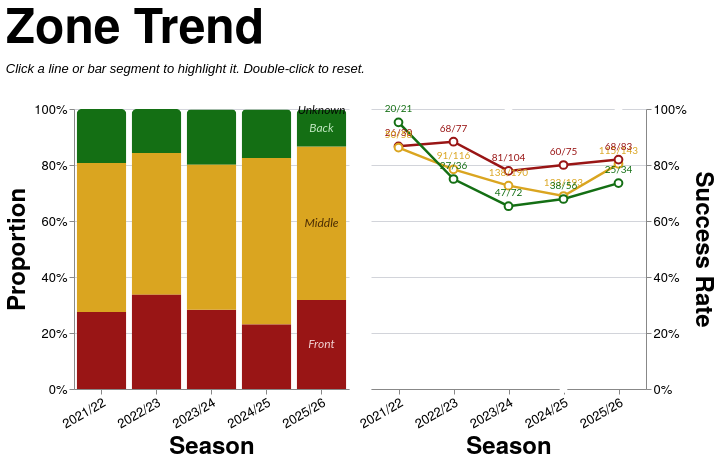

Here is the Vega-Lite specification saved for this chart:
### Vega-Lite specification from a JSON file in a GitHub repository (floating-point values rounded to 4 significant figures; data arrays with more than 128 entries replaced by an {"elided": "..."} marker saying what was removed)
{"config": {"axis": {"labelFont": "PT Sans Narrow, Helvetica Neue, Helvetica, Arial, sans-serif", "titleFont": "PT Sans Narrow, Helvetica Neue, Helvetica, Arial, sans-serif", "labelFontSize": 13, "titleFontSize": 24, "gridColor": "#202947", "gridOpacity": 0.2, "zindex": 1}, "text": {"font": "Lato, sans-serif"}, "bar": {"cornerRadiusEnd": 5}, "header": {"labelFont": "PT Sans Narrow, Helvetica Neue, Helvetica, Arial, sans-serif", "titleFont": "PT Sans Narrow, Helvetica Neue, Helvetica, Arial, sans-serif", "labelFontSize": 24, "titleFontSize": 28, "labelFontWeight": "bold", "orient": "left"}, "legend": {"labelFont": "PT Sans Narrow, Helvetica Neue, Helvetica, Arial, sans-serif", "titleFont": "PT Sans Narrow, Helvetica Neue, Helvetica, Arial, sans-serif", "labelFontSize": 14, "titleFontSize": 16, "titlePadding": 5, "fillColor": "white", "strokeColor": "black", "padding": 10, "titleFontWeight": "lighter", "titleFontStyle": "italic", "titleColor": "gray", "offset": 10}, "title": {"font": "PT Sans Narrow, Helvetica Neue, Helvetica, Arial, sans-serif", "fontSize": 48, "fontWeight": "bold", "anchor": "start", "align": "center", "titlePadding": 20, "subtitlePadding": 10, "subtitleFontSize": 13, "subtitleColor": "", "subtitleFontStyle": "italic", "offset": 15, "color": "black"}, "axisX": {"labelAngle": 0}, "facet": {"title": null, "header": null, "align": {"row": "each", "column": "each"}, "spacing": 10}, "resolve": {"scale": {"y": "independent", "facet": "independent"}}, "background": "transparent", "scale": {"offsetBandPaddingOuter": 0.2, "offsetBandPaddingInner": 0.1}, "view": {"stroke": null, "background": "transparent"}}, "hconcat": [{"layer": [{"mark": {"type": "bar", "opacity": 0.85}, "encoding": {"color": {"field": "area", "legend": null, "scale": {"domain": ["Front", "Middle", "Back"], "range": ["#991515", "goldenrod", "#146f14"]}, "sort": ["Front", "Middle", "Back"], "type": "nominal"}, "opacity": {"condition": {"param": "param_11", "value": 1.0, "empty": true}, "value": 0.2}, "order": {"field": "stack_order", "sort": "ascending", "type": "quantitative"}, "stroke": {"value": "transparent"}, "tooltip": [{"field": "season", "title": "Season", "type": "nominal"}, {"field": "area", "title": "Zone", "type": "nominal"}, {"field": "attempts", "format": ",.0f", "title": "Attempts", "type": "quantitative"}, {"field": "won", "format": ",.0f", "title": "Won", "type": "quantitative"}, {"field": "success_rate", "format": ".1%", "title": "Success Rate", "type": "quantitative"}], "x": {"axis": {"labelAngle": -30}, "field": "season", "sort": ["2021/22", "2022/23", "2023/24", "2024/25", "2025/26"], "title": "Season", "type": "nominal"}, "y": {"axis": {"format": "%", "orient": "left"}, "field": "attempts", "stack": "normalize", "title": "Proportion", "type": "quantitative"}}, "name": "view_9", "transform": [{"filter": "(loSquad == 'All' || datum.squad == loSquad) && (loGameType == 'All' || (loGameType == 'League + Cup' && (datum.game_type == 'League' || datum.game_type == 'Cup')) || (loGameType == 'League only' && datum.game_type == 'League') || datum.game_type == loGameType) && (loThrower == 'All' || datum.thrower == loThrower) && (loJumper == 'All' || datum.jumper == loJumper) && (loNumbers == 'All' || datum.numbers == loNumbers)"}, {"aggregate": [{"op": "count", "as": "attempts"}, {"op": "sum", "field": "won", "as": "won"}], "groupby": ["season", "area"]}, {"calculate": "datum.won / datum.attempts", "as": "success_rate"}, {"calculate": "datum.won + '/' + datum.attempts", "as": "won_attempts_label"}, {"calculate": "datum.area == 'Front' ? 0 : datum.area == 'Middle' ? 1 : datum.area == 'Back' ? 2 : 999", "as": "stack_order"}]}, {"mark": {"type": "text", "align": "center", "baseline": "middle", "fontSize": 12, "fontStyle": "italic"}, "encoding": {"color": {"field": "text_label_color", "legend": null, "scale": null, "type": "nominal"}, "opacity": {"condition": {"param": "param_11", "value": 0.9, "empty": true}, "value": 0.3}, "text": {"field": "area", "type": "nominal"}, "x": {"axis": {"labelAngle": -30}, "field": "season", "sort": ["2021/22", "2022/23", "2023/24", "2024/25", "2025/26"], "title": "Season", "type": "nominal"}, "y": {"field": "mid_y", "scale": {"domain": [0, 1]}, "type": "quantitative"}}, "transform": [{"filter": "(loSquad == 'All' || datum.squad == loSquad) && (loGameType == 'All' || (loGameType == 'League + Cup' && (datum.game_type == 'League' || datum.game_type == 'Cup')) || (loGameType == 'League only' && datum.game_type == 'League') || datum.game_type == loGameType) && (loThrower == 'All' || datum.thrower == loThrower) && (loJumper == 'All' || datum.jumper == loJumper) && (loNumbers == 'All' || datum.numbers == loNumbers)"}, {"aggregate": [{"op": "count", "as": "attempts"}, {"op": "sum", "field": "won", "as": "won"}], "groupby": ["season", "area"]}, {"calculate": "datum.won / datum.attempts", "as": "success_rate"}, {"calculate": "datum.won + '/' + datum.attempts", "as": "won_attempts_label"}, {"calculate": "datum.area == 'Front' ? 0 : datum.area == 'Middle' ? 1 : datum.area == 'Back' ? 2 : 999", "as": "stack_order"}, {"joinaggregate": [{"op": "sum", "field": "attempts", "as": "season_total"}], "groupby": ["season"]}, {"calculate": "datum.attempts / datum.season_total", "as": "proportion"}, {"window": [{"op": "sum", "field": "proportion", "as": "cum_prop"}], "frame": [null, 0], "groupby": ["season"], "sort": [{"field": "stack_order", "order": "ascending"}]}, {"calculate": "datum.cum_prop - datum.proportion / 2", "as": "mid_y"}, {"calculate": "datum.area == 'Front' ? '#fce8e8' : datum.area == 'Middle' ? '#3d2000' : datum.area == 'Back' ? '#d4f5d4' : 'black'", "as": "text_label_color"}, {"calculate": "toNumber(split(datum.season, '/')[0])", "as": "season_order_num"}, {"window": [{"op": "row_number", "field": "", "as": "season_rank"}], "groupby": ["area"], "sort": [{"field": "season_order_num", "order": "descending"}]}, {"filter": "datum.season_rank == 1"}]}], "height": 280, "width": {"step": 55}}, {"layer": [{"mark": {"type": "line", "point": {"fill": "white", "filled": false, "size": 60}, "strokeWidth": 2.5}, "encoding": {"color": {"field": "area", "legend": null, "scale": {"domain": ["Front", "Middle", "Back"], "range": ["#991515", "goldenrod", "#146f14"]}, "sort": ["Front", "Middle", "Back"], "type": "nominal"}, "detail": {"field": "area", "type": "nominal"}, "opacity": {"condition": {"param": "param_11", "value": 1.0, "empty": true}, "value": 0.2}, "tooltip": [{"field": "season", "title": "Season", "type": "nominal"}, {"field": "area", "title": "Zone", "type": "nominal"}, {"field": "attempts", "format": ",.0f", "title": "Attempts", "type": "quantitative"}, {"field": "won", "format": ",.0f", "title": "Won", "type": "quantitative"}, {"field": "success_rate", "format": ".1%", "title": "Success Rate", "type": "quantitative"}], "x": {"axis": {"labelAngle": -30}, "field": "season", "sort": ["2021/22", "2022/23", "2023/24", "2024/25", "2025/26"], "title": "Season", "type": "nominal"}, "y": {"axis": {"format": "%", "orient": "right"}, "field": "success_rate", "scale": {"domainMax": 1, "nice": true}, "title": "Success Rate", "type": "quantitative"}}, "name": "view_10", "transform": [{"filter": "(loSquad == 'All' || datum.squad == loSquad) && (loGameType == 'All' || (loGameType == 'League + Cup' && (datum.game_type == 'League' || datum.game_type == 'Cup')) || (loGameType == 'League only' && datum.game_type == 'League') || datum.game_type == loGameType) && (loThrower == 'All' || datum.thrower == loThrower) && (loJumper == 'All' || datum.jumper == loJumper) && (loNumbers == 'All' || datum.numbers == loNumbers)"}, {"aggregate": [{"op": "count", "as": "attempts"}, {"op": "sum", "field": "won", "as": "won"}], "groupby": ["season", "area"]}, {"calculate": "datum.won / datum.attempts", "as": "success_rate"}, {"calculate": "datum.won + '/' + datum.attempts", "as": "won_attempts_label"}]}, {"mark": {"type": "text", "align": "center", "baseline": "bottom", "dy": -8, "fontSize": 10}, "encoding": {"color": {"field": "area", "legend": null, "scale": {"domain": ["Front", "Middle", "Back"], "range": ["#991515", "goldenrod", "#146f14"]}, "sort": ["Front", "Middle", "Back"], "type": "nominal"}, "detail": {"field": "area", "type": "nominal"}, "opacity": {"condition": {"param": "param_11", "value": 1.0, "empty": true}, "value": 0.2}, "text": {"field": "won_attempts_label", "type": "nominal"}, "x": {"axis": {"labelAngle": -30}, "field": "season", "sort": ["2021/22", "2022/23", "2023/24", "2024/25", "2025/26"], "title": "Season", "type": "nominal"}, "y": {"axis": {"format": "%", "orient": "right"}, "field": "success_rate", "scale": {"domainMax": 1, "nice": true}, "title": "Success Rate", "type": "quantitative"}}, "transform": [{"filter": "(loSquad == 'All' || datum.squad == loSquad) && (loGameType == 'All' || (loGameType == 'League + Cup' && (datum.game_type == 'League' || datum.game_type == 'Cup')) || (loGameType == 'League only' && datum.game_type == 'League') || datum.game_type == loGameType) && (loThrower == 'All' || datum.thrower == loThrower) && (loJumper == 'All' || datum.jumper == loJumper) && (loNumbers == 'All' || datum.numbers == loNumbers)"}, {"aggregate": [{"op": "count", "as": "attempts"}, {"op": "sum", "field": "won", "as": "won"}], "groupby": ["season", "area"]}, {"calculate": "datum.won / datum.attempts", "as": "success_rate"}, {"calculate": "datum.won + '/' + datum.attempts", "as": "won_attempts_label"}]}], "height": 280, "width": {"step": 55}}], "data": {"name": "data-ff4417377fb2d4051535927ee5fe2613"}, "params": [{"name": "loSquad", "value": "All"}, {"name": "loSeason", "value": "All"}, {"name": "loGameType", "value": "All"}, {"name": "loThrower", "value": "All"}, {"name": "loJumper", "value": "All"}, {"name": "loArea", "value": "All"}, {"name": "loNumbers", "value": "All"}, {"name": "param_11", "select": {"type": "point", "clear": "dblclick", "fields": ["area"], "on": "click"}, "views": ["view_9", "view_10"]}], "resolve": {"scale": {"color": "shared"}}, "spacing": 8, "title": {"text": "Zone Trend", "subtitle": "Click a line or bar segment to highlight it. Double-click to reset."}, "$schema": "https://vega.github.io/schema/vega-lite/v5.20.1.json", "datasets": {"data-ff4417377fb2d4051535927ee5fe2613": {"elided": "1291 records"}}}
